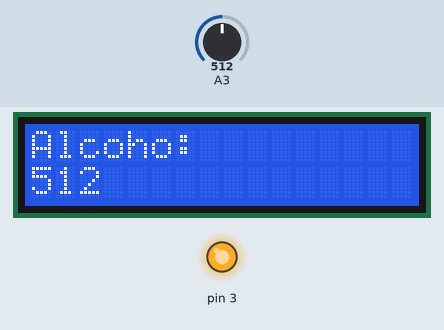
A sketch run on a simulated Arduino Uno, built with avr-gcc and run on an emulated ATmega328P. Parts: 16×2 character LCD, output pins drawn as LEDs (lit = HIGH). The inputs (shaded band) are chosen by the test bench; at power-on: A3 = 512.

Above: at 1.2 s.
1.3 s: A3 set to 111
At 1.8 s:
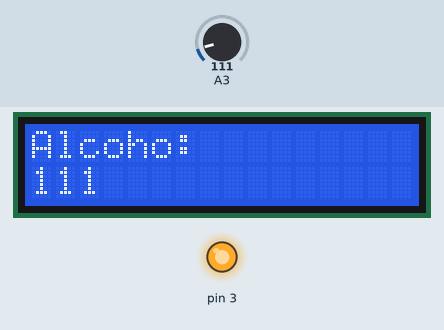
2.9 s: A3 set to 95
At 3.9 s:
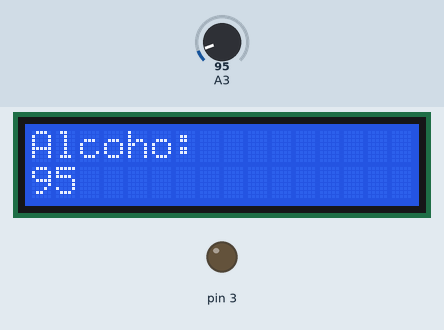
4.4 s: A3 set to 122
At 5.4 s:
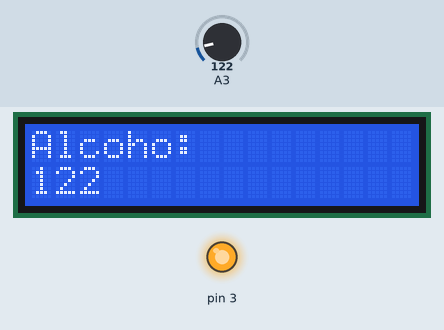
Timing chart, 0 to 7.4 s (numbered marks = the images above; inputs shaded):
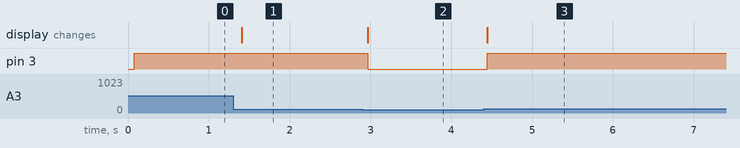

Measured:
- the behaviour switches between 100 and 99 on A3 (found by bisection; images 1 and 2)
- after the input at 1.3 s, the display: changes after 0.11 s (image 1)
- after the input at 2.9 s, pin 3: HIGH → LOW after 0.07 s; the display: changes after 0.07 s (image 2)
- after the input at 4.4 s, pin 3: LOW → HIGH after 0.05 s; the display: changes after 0.05 s (image 3)

The sketch:

KE3003_expand_8.ino
```cpp
#include <Wire.h>
#include <LiquidCrystal_I2C.h>

LiquidCrystal_I2C mylcd(0x27, 16, 2);
int item = 0;

void setup()
{
  mylcd.init();
  mylcd.backlight();
  pinMode(3, OUTPUT);
}

void loop()
{
  item = analogRead(A3);
  mylcd.setCursor(1 - 1, 1 - 1);
  mylcd.print("Alcoho:");
  if (item < 10)
  {
    mylcd.setCursor(1 - 1, 2 - 1);
    mylcd.print(item);
    mylcd.setCursor(2 - 1, 2 - 1);
    mylcd.print("   ");
    digitalWrite(3, LOW);
  }
  else if (item < 100)
  {
    mylcd.setCursor(1 - 1, 2 - 1);
    mylcd.print(item);
    mylcd.setCursor(3 - 1, 2 - 1);
    mylcd.print("   ");
    digitalWrite(3, LOW);
  }
  else
  {
    mylcd.setCursor(1 - 1, 2 - 1);
    mylcd.print(item);
    digitalWrite(3, HIGH);
  }
  delay(100);
}
```
